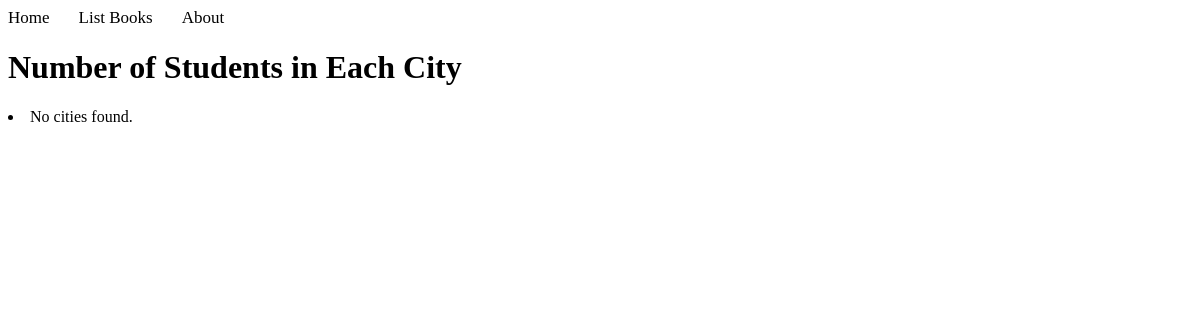
Before: /users/lab8/task7/ with the older database file.
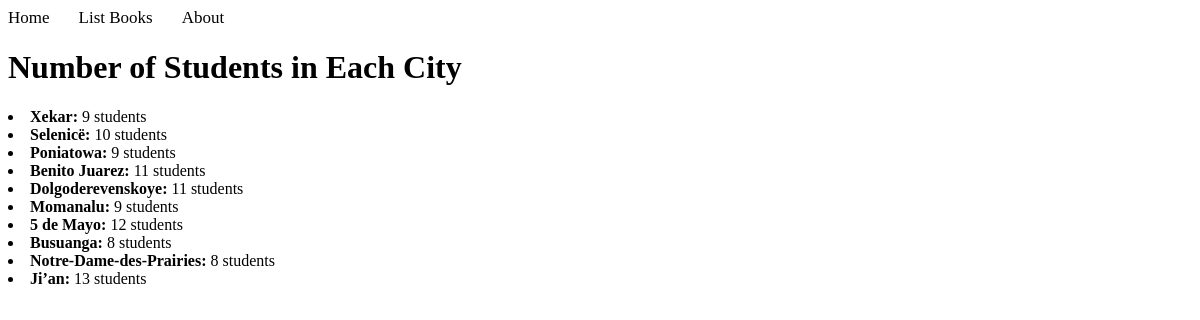
After: the same page with the newer database file.
### apps/usermodule/models.py (models this page shows, shortened)
class Address(models.Model):
    city = models.CharField(max_length=100)

### apps/usermodule/views.py (the view)
# urls.py: path("lab8/task7/", views.lab8_task7, name="users.lab8_task7"),
def lab8_task7(request):
    city_counts = Address.objects.annotate(num_students=Count('student'))
    return render(request, 'usermodule/lab8_task7.html', {'city_counts': city_counts})

### apps/templates/usermodule/lab8_task7.html (shortened to what this page needs)
{% extends "layouts/base.html" %}
{% block content %}
<h1>Number of Students in Each City</h1>
{% for item in city_counts %}
<li><strong>{{ item.city }}:</strong> {{ item.num_students }} students</li>
{% empty %}
<li>No cities found.</li>
{% endfor %}
{% endblock content %}

Changed rows visible on the page:
added Address: city "Xekar", num_students "9"
added Address: city "Selenicë", num_students "10"
added Address: city "Poniatowa", num_students "9"
added Address: city "Benito Juarez", num_students "11"
added Address: city "Dolgoderevenskoye", num_students "11"
added Address: city "Momanalu", num_students "9"
added Address: city "5 de Mayo", num_students "12"
added Address: city "Busuanga", num_students "8"
added Address: city "Notre-Dame-des-Prairies", num_students "8"
added Address: city "Ji’an", num_students "13"
Other visible differences:
text no longer shown: "No cities found."
